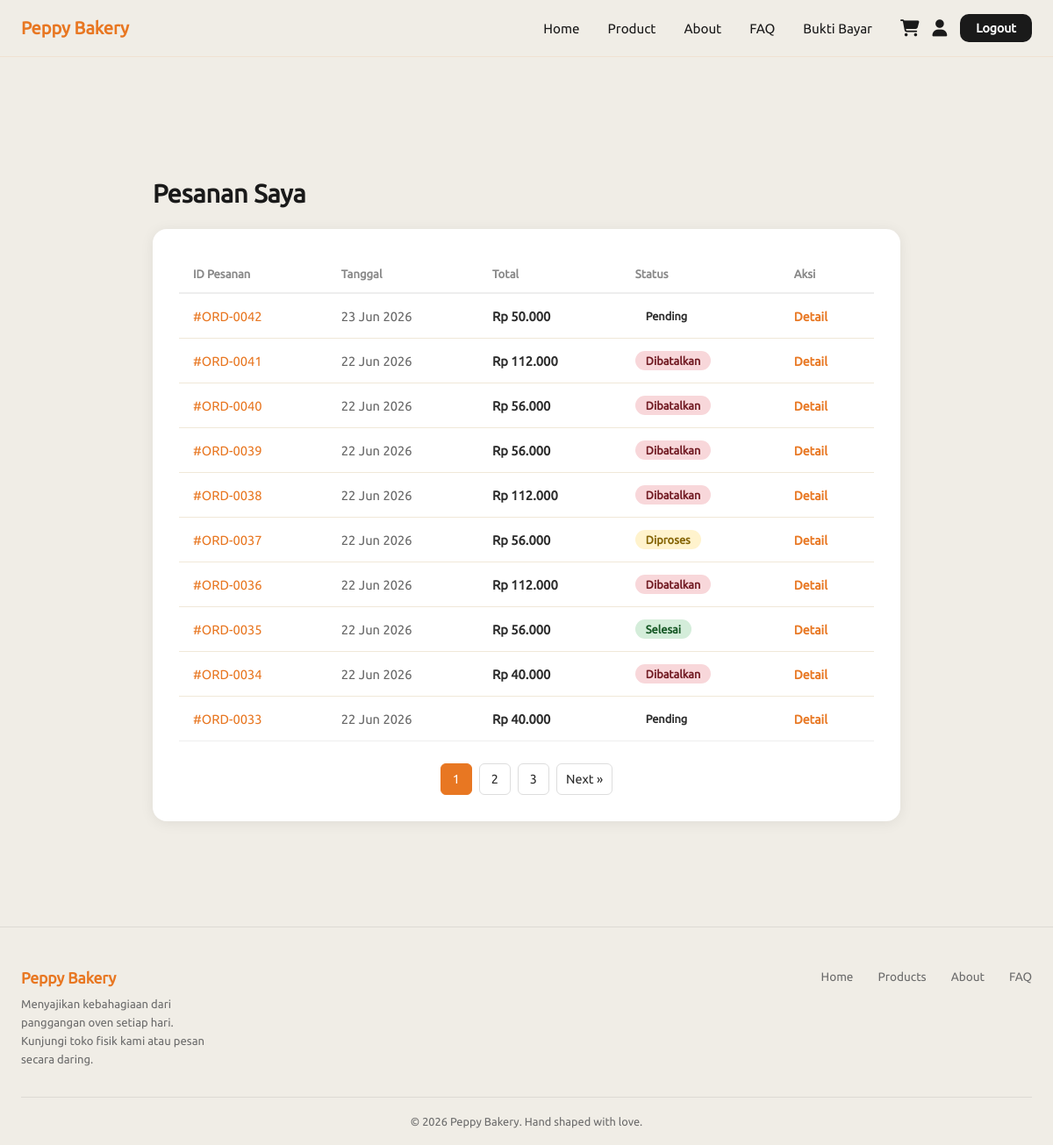
The page /customer/orders.php (signed in) on the database its author committed.
### tables this page shows
CREATE TABLE `orders` (
  `id_order` int(11) NOT NULL,
  `id_user` int(11) DEFAULT NULL,
  `tgl_order` datetime DEFAULT current_timestamp(),
  `ttl_harga` decimal(10,2) NOT NULL,
  `status_order` varchar(50) DEFAULT NULL
);

### customer/orders.php (the view, shortened to what this page needs)
<?php
include '../layouts/header.php';
$pdo     = getDB();
$limit = 10;
$page = isset($_GET['page']) ? max(1, (int)$_GET['page']) : 1;
$offset = ($page - 1) * $limit;
$stmt_count = $pdo->prepare('SELECT COUNT(*) FROM orders WHERE id_user = ?');
$stmt_count->execute([$_SESSION['user_id']]);
$total_data = $stmt_count->fetchColumn();
$total_pages = ceil($total_data / $limit);
$stmt = $pdo->prepare(
    "SELECT * FROM orders WHERE id_user = ? ORDER BY tgl_order DESC LIMIT $limit OFFSET $offset"
);
$stmt->execute([$_SESSION['user_id']]);
$orders = $stmt->fetchAll();
$status_label = [
    'pending'    => 'Pending',
    'diproses'   => 'Diproses',
    'dikirim'    => 'Dikirim',
    'selesai'    => 'Selesai',
    'dibatalkan' => 'Dibatalkan',
];
$status_class = [
    'pending'    => 'status-badge--pending',
    'diproses'   => 'status-badge--processing',
    'dikirim'    => 'status-badge--shipped',
    'selesai'    => 'status-badge--done',
    'dibatalkan' => 'status-badge--cancelled',
];
?>
<section class="page-section active orders-section">
    <div class="page-medium">
        <div class="orders-header">
            <h2>Pesanan Saya</h2>
        </div>
        <div class="orders-card">
            <?php if (empty($orders)): ?>
                <div style="text-align:center;padding:60px 20px;color:#888;">
                    <p>Kamu belum memiliki pesanan.</p>
                    <a href="../products.php" class="btn-primary ripple-btn" style="display:inline-block;margin-top:16px;">Belanja Sekarang</a>
                </div>
            <?php else: ?>
                <div class="table-responsive">
                    <table class="orders-table">
                        <thead>
                            <tr>
                                <th>ID Pesanan</th>
                                <th>Tanggal</th>
                                <th>Total</th>
                                <th>Status</th>
                                <th>Aksi</th>
                            </tr>
                        </thead>
                        <tbody>
                            <?php foreach ($orders as $o): ?>
                                <tr>
                                    <td class="td-id">#ORD-<?= str_pad($o['id_order'], 4, '0', STR_PAD_LEFT) ?></td>
                                    <td class="td-date"><?= date('d M Y', strtotime($o['tgl_order'])) ?></td>
                                    <td class="td-total">Rp <?= number_format($o['ttl_harga'], 0, ',', '.') ?></td>
                                    <td>
                                        <span class="status-badge <?= $status_class[$o['status_order']] ?? '' ?>">
                                            <?= $status_label[$o['status_order']] ?? $o['status_order'] ?>
                                        </span>
                                    </td>
                                    <td>
                                        <a href="order_detail.php?id=<?= $o['id_order'] ?>" class="orders-detail-link">Detail</a>
                                    </td>
                                </tr>
                            <?php endforeach; ?>
                        </tbody>
                    </table>
                </div>
            <?php endif; ?>
            <?php if ($total_pages > 1): ?>
                <div class="pagination">
                    <?php for ($i = 1; $i <= $total_pages; $i++): ?>
                        <a href="?page=<?= $i ?>" class="pagination-link <?= $i === $page ? 'active' : '' ?>"><?= $i ?></a>
                    <?php endfor; ?>
                    <?php if ($page < $total_pages): ?>
                        <a href="?page=<?= $page + 1 ?>" class="pagination-link">Next &raquo;</a>
                    <?php endif; ?>
                </div>
            <?php endif; ?>
        </div>
    </div>
</section>
<?php include '../layouts/footer.php'; ?>

### assets/css/style.css (style rules this page uses)
*, *::before, *::after { box-sizing: border-box; margin: 0; padding: 0; }
:root { --cream: #f0ede6; --white: #ffffff; --dark: #1a1a1a; --orange: #e87722; --orange-light: #f5a25a; --brown: #7a4f1e; --text: #2c2c2c; --muted: #6b6b6b; --card-bg: #e8e4dc; --radius: 16px; --radius-lg: 24px; --shadow: 0 4px 24px rgba(0, 0, 0, 0.08); --shadow-hover: 0 12px 40px rgba(0, 0, 0, 0.16); }
html { scroll-behavior: smooth; }
body { font-family: "Ubuntu", sans-serif; background: var(--cream); color: var(--text); overflow-x: hidden; }
.page-section { display: none; padding-top: 64px; }
.page-section.active { display: block; }
.page-medium { max-width: 1000px; margin: 0 auto; padding: 0 20px; }
.status-badge { display: inline-block; padding: 5px 12px; border-radius: 20px; font-size: 0.85rem; font-weight: 600; }
.status-badge--processing { background: #fff3cd; color: #856404; }
.status-badge--done { background: #d4edda; color: #155724; }
.status-badge--cancelled { background: #f8d7da; color: #721c24; }
.orders-section { padding-top: 100px; padding-bottom: 100px; }
.orders-header { display: flex; justify-content: space-between; align-items: center; margin-bottom: 30px; }
.orders-header h2 { font-family: 'Ubuntu', serif; color: var(--dark); font-size: 1.8rem; }
.orders-card { background: white; border-radius: 15px; padding: 30px; box-shadow: 0 5px 20px rgba(0, 0, 0, 0.05); overflow-x: auto; }
.orders-table { width: 100%; border-collapse: collapse; text-align: left; min-width: 600px; }
.orders-table thead tr { border-bottom: 2px solid #eee; }
.orders-table th { padding: 15px 10px; color: #555; font-weight: 600; font-size: 0.9rem; }
.orders-table tbody tr { border-bottom: 1px solid #eee; transition: background 0.15s; }
.orders-table td { padding: 15px 10px; }
.orders-table .td-id { font-weight: 500; }
.orders-table .td-date { color: #666; }
.orders-table .td-total { font-weight: 600; }
.orders-detail-link { color: var(--orange); text-decoration: none; font-weight: 500; }
.status-badge { display: inline-block; padding: 4px 12px; border-radius: 20px; font-size: 0.8rem; font-weight: 600; }
.orders-section { padding-bottom: 80px; }
.page-medium { max-width: 900px; margin: 0 auto; padding: 40px 24px; }
.orders-header { margin-bottom: 24px; }
.orders-header h2 { font-family: 'Ubuntu', serif; font-size: 1.8rem; font-weight: 700; color: var(--dark); }
.orders-card { background: var(--white); border-radius: 16px; overflow: hidden; box-shadow: 0 2px 16px rgba(0, 0, 0, 0.07); }
.orders-table { width: 100%; border-collapse: collapse; }
.orders-table th, .orders-table td { padding: 14px 16px; text-align: left; border-bottom: 1px solid #f0e8d8; font-size: 0.92rem; }
.orders-table th { color: #888; font-weight: 600; font-size: 0.82rem; }
.orders-table tr:last-child td { border-bottom: none; }
.td-id { font-weight: 700; color: var(--orange); }
.td-total { font-weight: 700; }
.orders-detail-link { color: var(--orange); font-weight: 600; text-decoration: none; font-size: 0.88rem; }
.pagination { display: flex; justify-content: center; align-items: center; gap: 8px; margin-top: 25px; }
.pagination-link { display: inline-flex; align-items: center; justify-content: center; min-width: 36px; height: 36px; padding: 0 10px; border-radius: 6px; border: 1px solid #ddd; background: var(--white); color: var(--text); text-decoration: none; font-size: 0.9rem; font-weight: 500; transition: all 0.2s; }
.pagination-link.active { background: var(--orange); border-color: var(--orange); color: var(--white); cursor: default; }
.table-responsive { width: 100%; overflow-x: auto; -webkit-overflow-scrolling: touch; margin-bottom: 20px; }

### rows shown on the page
orders: id_order "0042", tgl_order "23 Jun 2026", ttl_harga "50.000", status_order "Pending"
orders: id_order "0041", tgl_order "22 Jun 2026", ttl_harga "112.000", status_order "Dibatalkan"
orders: id_order "0040", tgl_order "22 Jun 2026", ttl_harga "56.000", status_order "Dibatalkan"
orders: id_order "0039", tgl_order "22 Jun 2026", ttl_harga "56.000", status_order "Dibatalkan"
orders: id_order "0038", tgl_order "22 Jun 2026", ttl_harga "112.000", status_order "Dibatalkan"
orders: id_order "0037", tgl_order "22 Jun 2026", ttl_harga "56.000", status_order "Diproses"
orders: id_order "0036", tgl_order "22 Jun 2026", ttl_harga "112.000", status_order "Dibatalkan"
orders: id_order "0035", tgl_order "22 Jun 2026", ttl_harga "56.000", status_order "Selesai"
orders: id_order "0034", tgl_order "22 Jun 2026", ttl_harga "40.000", status_order "Dibatalkan"
orders: id_order "0033", tgl_order "22 Jun 2026", ttl_harga "40.000", status_order "Pending"
